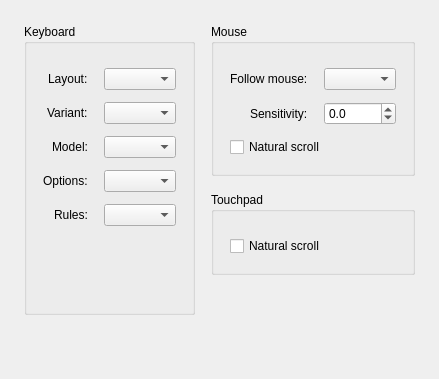
          <widget class="QWidget" name="input_tab">
           <attribute name="title">
            <string>Input</string>
           </attribute>
           <layout class="QVBoxLayout" name="input_outer_vl">
            <property name="spacing">
             <number>16</number>
            </property>
            <property name="leftMargin">
             <number>24</number>
            </property>
            <property name="topMargin">
             <number>24</number>
            </property>
            <property name="rightMargin">
             <number>24</number>
            </property>
            <property name="bottomMargin">
             <number>24</number>
            </property>
            <item>
             <layout class="QHBoxLayout" name="input_row1_hl">
              <property name="spacing">
               <number>16</number>
              </property>
              <item>
               <widget class="QGroupBox" name="keyboard_groupBox">
                <property name="title">
                 <string>Keyboard</string>
                </property>
                <layout class="QFormLayout" name="keyboard_form_layout">
                 <property name="labelAlignment">
                  <set>Qt::AlignmentFlag::AlignRight|Qt::AlignmentFlag::AlignTrailing|Qt::AlignmentFlag::AlignVCenter</set>
                 </property>
                 <property name="horizontalSpacing">
                  <number>16</number>
                 </property>
                 <property name="verticalSpacing">
                  <number>12</number>
                 </property>
                 <property name="leftMargin">
                  <number>16</number>
                 </property>
                 <property name="topMargin">
                  <number>24</number>
                 </property>
                 <property name="rightMargin">
                  <number>16</number>
                 </property>
                 <property name="bottomMargin">
                  <number>16</number>
                 </property>
                 <item row="0" column="0">
                  <widget class="QLabel" name="kb_layout_label">
                   <property name="text">
                    <string>Layout:</string>
                   </property>
                  </widget>
                 </item>
                 <item row="0" column="1">
                  <widget class="QComboBox" name="kb_layout_comboBox">
                   <property name="sizePolicy">
                    <sizepolicy hsizetype="Expanding" vsizetype="Fixed">
                     <horstretch>0</horstretch>
                     <verstretch>0</verstretch>
                    </sizepolicy>
                   </property>
                  </widget>
                 </item>
                 <item row="1" column="0">
                  <widget class="QLabel" name="kb_variant_label">
                   <property name="text">
                    <string>Variant:</string>
                   </property>
                  </widget>
                 </item>
                 <item row="1" column="1">
                  <widget class="QComboBox" name="kb_variant_comboBox">
                   <property name="sizePolicy">
                    <sizepolicy hsizetype="Expanding" vsizetype="Fixed">
                     <horstretch>0</horstretch>
                     <verstretch>0</verstretch>
                    </sizepolicy>
                   </property>
                  </widget>
                 </item>
                 <item row="2" column="0">
                  <widget class="QLabel" name="kb_model_label">
                   <property name="text">
                    <string>Model:</string>
                   </property>
                  </widget>
                 </item>
                 <item row="2" column="1">
                  <widget class="QComboBox" name="kb_model_comboBox">
                   <property name="sizePolicy">
                    <sizepolicy hsizetype="Expanding" vsizetype="Fixed">
                     <horstretch>0</horstretch>
                     <verstretch>0</verstretch>
                    </sizepolicy>
                   </property>
                  </widget>
                 </item>
                 <item row="3" column="0">
                  <widget class="QLabel" name="kb_options_label">
                   <property name="text">
                    <string>Options:</string>
                   </property>
                  </widget>
                 </item>
                 <item row="3" column="1">
                  <widget class="QComboBox" name="kb_options_comboBox">
                   <property name="sizePolicy">
                    <sizepolicy hsizetype="Expanding" vsizetype="Fixed">
                     <horstretch>0</horstretch>
                     <verstretch>0</verstretch>
                    </sizepolicy>
                   </property>
                  </widget>
                 </item>
                 <item row="4" column="0">
                  <widget class="QLabel" name="kb_rules_label">
                   <property name="text">
                    <string>Rules:</string>
                   </property>
                  </widget>
                 </item>
                 <item row="4" column="1">
                  <widget class="QComboBox" name="kb_rules_comboBox">
                   <property name="sizePolicy">
                    <sizepolicy hsizetype="Expanding" vsizetype="Fixed">
                     <horstretch>0</horstretch>
                     <verstretch>0</verstretch>
                    </sizepolicy>
                   </property>
                  </widget>
                 </item>
                </layout>
               </widget>
              </item>
              <item>
               <layout class="QVBoxLayout" name="input_right_vl">
                <property name="spacing">
                 <number>16</number>
                </property>
                <item>
                 <widget class="QGroupBox" name="mouse_groupbox">
                  <property name="title">
                   <string>Mouse</string>
                  </property>
                  <layout class="QFormLayout" name="mouse_form_layout">
                   <property name="labelAlignment">
                    <set>Qt::AlignmentFlag::AlignRight|Qt::AlignmentFlag::AlignTrailing|Qt::AlignmentFlag::AlignVCenter</set>
                   </property>
                   <property name="horizontalSpacing">
                    <number>16</number>
                   </property>
                   <property name="verticalSpacing">
                    <number>12</number>
                   </property>
                   <property name="leftMargin">
                    <number>16</number>
                   </property>
                   <property name="topMargin">
                    <number>24</number>
                   </property>
                   <property name="rightMargin">
                    <number>16</number>
                   </property>
                   <property name="bottomMargin">
                    <number>16</number>
                   </property>
                   <item row="0" column="0">
                    <widget class="QLabel" name="follow_mouse_label">
                     <property name="text">
                      <string>Follow mouse:</string>
                     </property>
                    </widget>
                   </item>
                   <item row="0" column="1">
                    <widget class="QComboBox" name="follow_mouse_comboBox">
                     <property name="sizePolicy">
                      <sizepolicy hsizetype="Expanding" vsizetype="Fixed">
                       <horstretch>0</horstretch>
                       <verstretch>0</verstretch>
                      </sizepolicy>
                     </property>
                    </widget>
                   </item>
                   <item row="1" column="0">
                    <widget class="QLabel" name="mouse_sens_label">
                     <property name="text">
                      <string>Sensitivity:</string>
                     </property>
                    </widget>
                   </item>
                   <item row="1" column="1">
                    <widget class="QDoubleSpinBox" name="mouse_sens_doubleSpinBox">
                     <property name="sizePolicy">
                      <sizepolicy hsizetype="Expanding" vsizetype="Fixed">
                       <horstretch>0</horstretch>
                       <verstretch>0</verstretch>
                      </sizepolicy>
                     </property>
                     <property name="decimals">
                      <number>1</number>
                     </property>
                     <property name="minimum">
                      <double>-1.000000000000000</double>
                     </property>
                     <property name="maximum">
                      <double>1.000000000000000</double>
                     </property>
                     <property name="singleStep">
                      <double>0.100000000000000</double>
                     </property>
                    </widget>
                   </item>
                   <item row="2" column="0" colspan="2">
                    <widget class="QCheckBox" name="mouse_natural_scroll_checkBox">
                     <property name="text">
                      <string>Natural scroll</string>
                     </property>
                    </widget>
                   </item>
                  </layout>
                 </widget>
                </item>
                <item>
                 <widget class="QGroupBox" name="touchpad_groupbox">
                  <property name="title">
                   <string>Touchpad</string>
                  </property>
                  <layout class="QVBoxLayout" name="touchpad_inner_vl">
                   <property name="spacing">
                    <number>12</number>
                   </property>
                   <property name="leftMargin">
                    <number>16</number>
                   </property>
                   <property name="topMargin">
                    <number>24</number>
                   </property>
                   <property name="rightMargin">
                    <number>16</number>
                   </property>
                   <property name="bottomMargin">
                    <number>16</number>
                   </property>
                   <item>
                    <widget class="QCheckBox" name="touchpad_nat_scroll_checkbox">
                     <property name="text">
                      <string>Natural scroll</string>
                     </property>
                    </widget>
                   </item>
                  </layout>
                 </widget>
                </item>
                <item>
                 <spacer name="input_right_spacer">
                  <property name="orientation">
                   <enum>Qt::Orientation::Vertical</enum>
                  </property>
                  <property name="sizeHint" stdset="0">
                   <size>
                    <width>20</width>
                    <height>40</height>
                   </size>
                  </property>
                 </spacer>
                </item>
               </layout>
              </item>
             </layout>
            </item>
            <item>
             <spacer name="input_bottom_spacer">
              <property name="orientation">
               <enum>Qt::Orientation::Vertical</enum>
              </property>
              <property name="sizeHint" stdset="0">
               <size>
                <width>20</width>
                <height>40</height>
               </size>
              </property>
             </spacer>
            </item>
           </layout>
          </widget>
